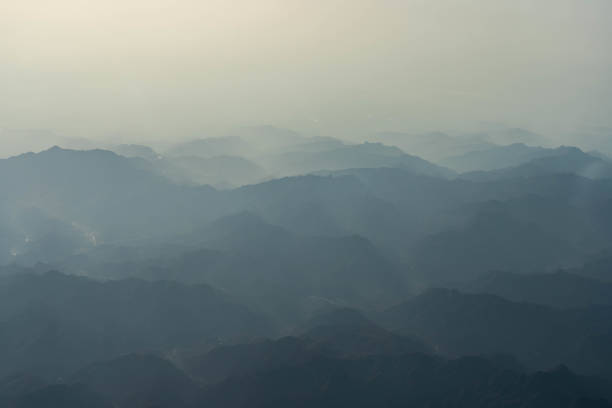
#> input picture data/low_contrast.jpg, 612 x 408 px, found by its file name
$ python image_enhancement.py
#> lines starting #> are read from the running program, lines starting #| are printed output that depends on the picture
"""
Image enhancing using CLAHE
"""

import cv2

img = cv2.imread("data/low_contrast.jpg")
#> img is the input picture: shape (408, 612, 3); mean B, G, R 130.2, 130, 117.8
clahe = cv2.createCLAHE()

# Convert to gray scale
gray_image = cv2.cvtColor(img, cv2.COLOR_BGR2GRAY)
# Apply CLAHE
enhanced = clahe.apply(gray_image)
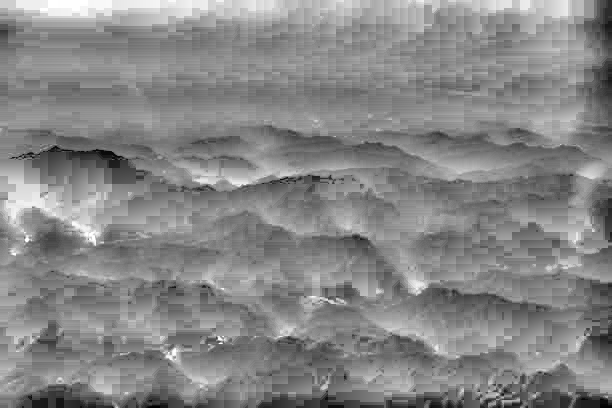
#> enhanced: shape (408, 612); min 0, max 255, mean 134
cv2.imwrite("data/low_contrast_enhanced.jpg", enhanced)
